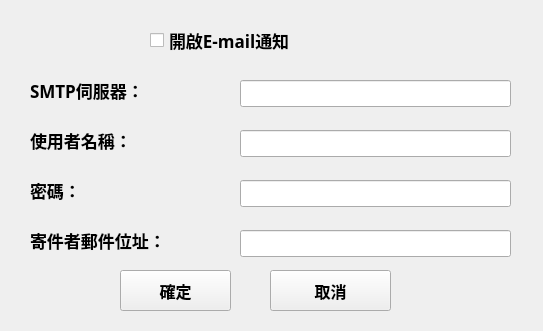
<?xml version="1.0" encoding="UTF-8"?>
<ui version="4.0">
 <class>smtp</class>
 <widget class="QWidget" name="smtp">
  <property name="geometry">
   <rect>
    <x>0</x>
    <y>0</y>
    <width>543</width>
    <height>331</height>
   </rect>
  </property>
  <property name="font">
   <font>
    <family>思源黑體 TWHK Medium</family>
    <pointsize>12</pointsize>
    <weight>75</weight>
    <bold>true</bold>
   </font>
  </property>
  <property name="windowTitle">
   <string>通報設定</string>
  </property>
  <widget class="QLabel" name="label">
   <property name="geometry">
    <rect>
     <x>30</x>
     <y>60</y>
     <width>181</width>
     <height>61</height>
    </rect>
   </property>
   <property name="font">
    <font>
     <pointsize>13</pointsize>
    </font>
   </property>
   <property name="text">
    <string>SMTP伺服器：</string>
   </property>
  </widget>
  <widget class="QLabel" name="label_2">
   <property name="geometry">
    <rect>
     <x>30</x>
     <y>110</y>
     <width>171</width>
     <height>61</height>
    </rect>
   </property>
   <property name="font">
    <font>
     <pointsize>13</pointsize>
    </font>
   </property>
   <property name="text">
    <string>使用者名稱：</string>
   </property>
  </widget>
  <widget class="QLabel" name="label_3">
   <property name="geometry">
    <rect>
     <x>30</x>
     <y>160</y>
     <width>181</width>
     <height>61</height>
    </rect>
   </property>
   <property name="font">
    <font>
     <pointsize>13</pointsize>
    </font>
   </property>
   <property name="text">
    <string>密碼：</string>
   </property>
  </widget>
  <widget class="QLabel" name="label_4">
   <property name="geometry">
    <rect>
     <x>30</x>
     <y>210</y>
     <width>201</width>
     <height>61</height>
    </rect>
   </property>
   <property name="font">
    <font>
     <pointsize>13</pointsize>
    </font>
   </property>
   <property name="text">
    <string>寄件者郵件位址：</string>
   </property>
  </widget>
  <widget class="QCheckBox" name="checkBox">
   <property name="geometry">
    <rect>
     <x>150</x>
     <y>20</y>
     <width>231</width>
     <height>41</height>
    </rect>
   </property>
   <property name="font">
    <font>
     <pointsize>13</pointsize>
    </font>
   </property>
   <property name="text">
    <string>開啟E-mail通知</string>
   </property>
  </widget>
  <widget class="QLineEdit" name="lineEdit">
   <property name="geometry">
    <rect>
     <x>240</x>
     <y>80</y>
     <width>271</width>
     <height>27</height>
    </rect>
   </property>
  </widget>
  <widget class="QLineEdit" name="lineEdit_2">
   <property name="geometry">
    <rect>
     <x>240</x>
     <y>130</y>
     <width>271</width>
     <height>27</height>
    </rect>
   </property>
  </widget>
  <widget class="QLineEdit" name="lineEdit_3">
   <property name="geometry">
    <rect>
     <x>240</x>
     <y>180</y>
     <width>271</width>
     <height>27</height>
    </rect>
   </property>
   <property name="echoMode">
    <enum>QLineEdit::Password</enum>
   </property>
  </widget>
  <widget class="QLineEdit" name="lineEdit_4">
   <property name="geometry">
    <rect>
     <x>240</x>
     <y>230</y>
     <width>271</width>
     <height>27</height>
    </rect>
   </property>
  </widget>
  <widget class="QPushButton" name="pushButton_ok">
   <property name="geometry">
    <rect>
     <x>120</x>
     <y>270</y>
     <width>111</width>
     <height>41</height>
    </rect>
   </property>
   <property name="text">
    <string>確定</string>
   </property>
  </widget>
  <widget class="QPushButton" name="pushButton_cancel">
   <property name="geometry">
    <rect>
     <x>270</x>
     <y>270</y>
     <width>121</width>
     <height>41</height>
    </rect>
   </property>
   <property name="text">
    <string>取消</string>
   </property>
  </widget>
 </widget>
 <resources/>
 <connections/>
</ui>
